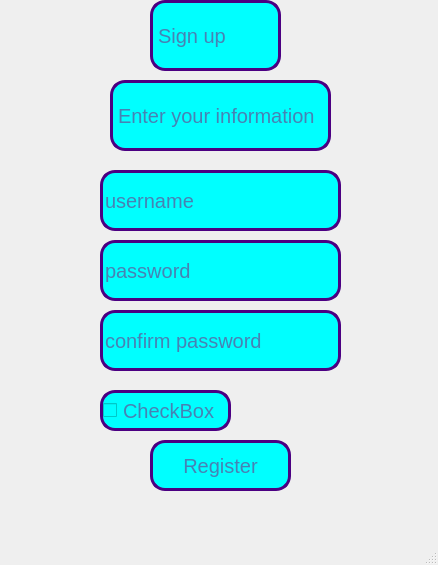
<?xml version="1.0" encoding="UTF-8"?>
<ui version="4.0">
 <class>MainWindow</class>
 <widget class="QMainWindow" name="MainWindow">
  <property name="geometry">
   <rect>
    <x>0</x>
    <y>0</y>
    <width>438</width>
    <height>565</height>
   </rect>
  </property>
  <property name="windowTitle">
   <string>MainWindow</string>
  </property>
  <property name="styleSheet">
   <string notr="true">QPushButton {
background-color: aqua;
color:steelblue;
font-size: 20px;
border: 3px solid indigo;
border-radius: 15px;
}
QPushButton:hover{
background-color: blue;

}</string>
  </property>
  <widget class="QWidget" name="centralwidget">
   <widget class="QLabel" name="label">
    <property name="geometry">
     <rect>
      <x>150</x>
      <y>0</y>
      <width>131</width>
      <height>71</height>
     </rect>
    </property>
    <property name="styleSheet">
     <string notr="true">QLabel {
background-color: aqua;
color:steelblue;
font-size: 20px;
border: 3px solid indigo;
border-radius: 15px;
}
QLabel:hover{
background-color: blue;

}</string>
    </property>
    <property name="text">
     <string>Sign up</string>
    </property>
   </widget>
   <widget class="QLabel" name="label_2">
    <property name="geometry">
     <rect>
      <x>110</x>
      <y>80</y>
      <width>221</width>
      <height>71</height>
     </rect>
    </property>
    <property name="styleSheet">
     <string notr="true">QLabel {
background-color: aqua;
color:steelblue;
font-size: 20px;
border: 3px solid indigo;
border-radius: 15px;
}
QLabel:hover{
background-color: blue;

}</string>
    </property>
    <property name="text">
     <string>Enter your information</string>
    </property>
   </widget>
   <widget class="QLineEdit" name="lineEdit">
    <property name="geometry">
     <rect>
      <x>100</x>
      <y>170</y>
      <width>241</width>
      <height>61</height>
     </rect>
    </property>
    <property name="styleSheet">
     <string notr="true">QLineEdit {
background-color: aqua;
color:steelblue;
font-size: 20px;
border: 3px solid indigo;
border-radius: 15px;
}
QLineEdit:hover{
background-color: blue;

}</string>
    </property>
    <property name="text">
     <string>username</string>
    </property>
   </widget>
   <widget class="QLineEdit" name="lineEdit_2">
    <property name="geometry">
     <rect>
      <x>100</x>
      <y>240</y>
      <width>241</width>
      <height>61</height>
     </rect>
    </property>
    <property name="styleSheet">
     <string notr="true">QLineEdit {
background-color: aqua;
color:steelblue;
font-size: 20px;
border: 3px solid indigo;
border-radius: 15px;
}
QLineEdit:hover{
background-color: blue;

}
</string>
    </property>
    <property name="text">
     <string>password</string>
    </property>
   </widget>
   <widget class="QLineEdit" name="lineEdit_3">
    <property name="geometry">
     <rect>
      <x>100</x>
      <y>310</y>
      <width>241</width>
      <height>61</height>
     </rect>
    </property>
    <property name="styleSheet">
     <string notr="true">QLineEdit {
background-color: aqua;
color:steelblue;
font-size: 20px;
border: 3px solid indigo;
border-radius: 15px;
}
QLineEdit:hover{
background-color: blue;

}</string>
    </property>
    <property name="text">
     <string>confirm password</string>
    </property>
   </widget>
   <widget class="QCheckBox" name="checkBox">
    <property name="geometry">
     <rect>
      <x>100</x>
      <y>390</y>
      <width>131</width>
      <height>41</height>
     </rect>
    </property>
    <property name="styleSheet">
     <string notr="true">QCheckBox {
background-color: aqua;
color:steelblue;
font-size: 20px;
border: 3px solid indigo;
border-radius: 15px;
}
QCheckBox:hover{
background-color: blue;

}</string>
    </property>
    <property name="text">
     <string>CheckBox</string>
    </property>
   </widget>
   <widget class="QPushButton" name="pushButton">
    <property name="geometry">
     <rect>
      <x>150</x>
      <y>440</y>
      <width>141</width>
      <height>51</height>
     </rect>
    </property>
    <property name="text">
     <string>Register</string>
    </property>
   </widget>
  </widget>
  <widget class="QMenuBar" name="menubar">
   <property name="geometry">
    <rect>
     <x>0</x>
     <y>0</y>
     <width>438</width>
     <height>21</height>
    </rect>
   </property>
  </widget>
  <widget class="QStatusBar" name="statusbar"/>
 </widget>
 <resources/>
 <connections/>
</ui>
